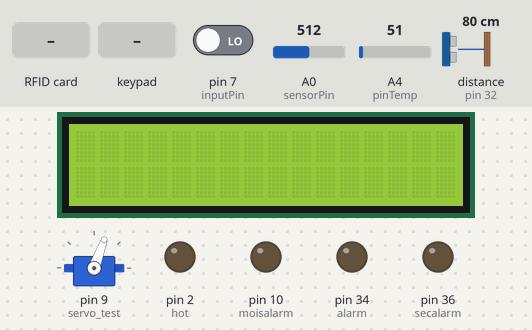
Recording of a sketch running on a simulated Arduino Mega 2560, built with avr-gcc and run on an emulated ATmega2560. Shown: servo, 16×2 character LCD, output pins drawn as LEDs (lit = HIGH). Wiring (inferred from the names in the program): ultrasonic range finder: trigger pin 30; echo pin 32. Inputs (shaded band) come from the test bench; at power-on: pin 7 (inputPin) LOW, A0 (sensorPin) = 512, A4 (pinTemp) = 51, distance to the obstacle (sensor on pin 32) 80 cm. The echo pulse lasts 58.3 µs per cm; pins used as bus, display or sensor lines are not drawn; what the sketch prints to the serial monitor is not drawn.

Above: at 1.3 s.
1.4 s: RFID card 1B BA CE 83 held to the reader
At 3.2 s:
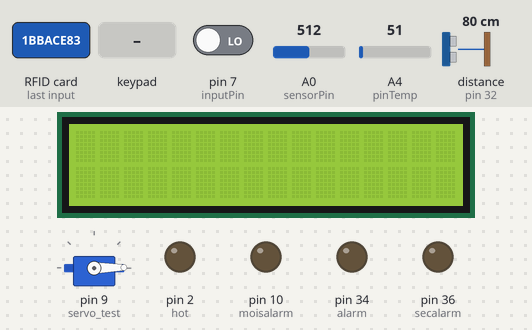
4.4 s: pin 7 (inputPin) driven HIGH
7.4 s: keypad keys 1 1 1 1 pressed 0.4 s apart
At 9.1 s:
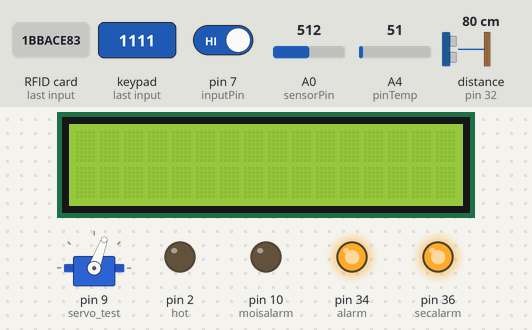
10.5 s: key '1' pressed
At 11.6 s:
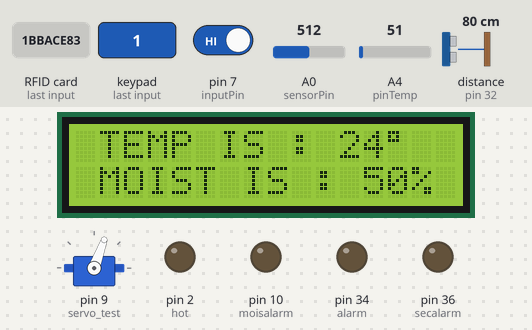
12.0 s: key '2' pressed
13.5 s: keypad keys 5 5 5 5 pressed 0.4 s apart
Timing chart, 0 to 16.5 s (numbered marks = the images above; inputs shaded):
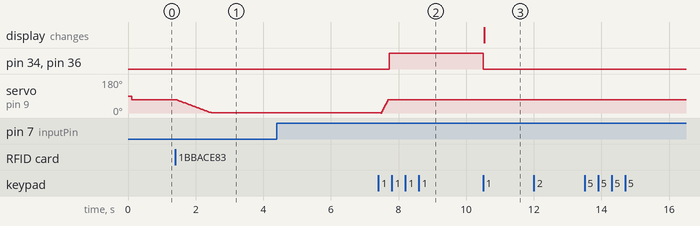

Measured:
- after the input at 1.4 s, servo on pin 9 (servo_test): moves from 70° to 1° over 1.0 s, starting at once
- after the input at 4.4 s, every drawn part: stays the same
- after the input at 10.5 s, pin 34 (alarm), pin 36 (secalarm): HIGH → LOW at once; the display: changes at once (image 3)
- after the input at 12.0 s, every drawn part: stays the same
- after the input at 13.5 s, every drawn part: stays the same

The sketch:

last_try_after_servo.ino
```cpp
#include "Keypad.h"
int a=0;
#include <SPI.h>
#include <MFRC522.h>
#define SS_PIN 53
#define RST_PIN 5
#include <Wire.h>
#include <Servo.h>
Servo servo_test;
#include <LiquidCrystal_I2C.h>
LiquidCrystal_I2C lcd(0x27, 16, 2);
MFRC522 mfrc522(SS_PIN, RST_PIN);   // Create MFRC522 instance.
const byte ROWS = 4; // four rows
const byte COLS = 3; // three columns
char keys[ROWS][COLS] =
{
  {'1', '2', '3' },
  {'4', '5', '6' },
  {'7', '8', '9' },
  {'*', '0', '#' }
};
byte rowPins[ROWS] = {46, 47, 48, 49};
byte colPins[COLS] = {43, 44, 45};
Keypad keypad = Keypad( makeKeymap(keys), rowPins, colPins, ROWS, COLS );
char KEY[4] = {'1', '1', '1', '1'};
char TURNONKEY[4] = {'5', '5', '5', '5'};
char attempt[4] = {0, 0, 0, 0};
int z = 0;
const int trigPin = 30;
const int echoPin = 32;
const int alarm = 34;
const int secalarm = 36;
long duration;
int distance;
int turnoff;
const int moisalarm = 10;
int sensorPin = A0;
int sensorValue = 0;
int percent = 0;
int pinTemp = A4;
const int hot = 2;
const int cold = 3;
int inputPin = 7;
int pirState = LOW;
int val = 0;
int angle = 70;
int dooropen = 0;


void setup()
{
  Serial.begin(9600);
  servo_test.attach(9);
  pinMode(inputPin, INPUT);
  pinMode(hot, OUTPUT);
  pinMode(cold, OUTPUT);
  digitalWrite(hot, LOW);
  digitalWrite(cold, LOW);
  pinMode(moisalarm, OUTPUT);
  lcd.init();
  lcd.backlight();
  lcd.setCursor(1, 0);
  SPI.begin();      // Initiate  SPI bus
  mfrc522.PCD_Init();   // Initiate MFRC522
  Serial.println("Approximate your card to the reader...");
  Serial.println();
  pinMode(trigPin, OUTPUT);
  pinMode(echoPin, INPUT);
  pinMode(alarm, OUTPUT);
  pinMode(secalarm, OUTPUT);
  servo_test.write(70);
  turnoff = 0;

}
void correctKEY()
{
  Serial.println(" KEY ACCEPTED...");
  digitalWrite(alarm, LOW);
  digitalWrite(secalarm, LOW);
  turnoff = 1;
}
void incorrectKEY()
{
  Serial.println("KEY REJECTED!");
}
void checkKEY()
{
  int correct = 0;
  int alarmon = 0;
  int i;
  for ( i = 0; i < 4 ; i++ )
  {
    if (attempt[i] == KEY[i])
    {
      correct++;
    }
    if (attempt[i] == TURNONKEY[i])
    {
      alarmon++;
    }
  }
  if (correct == 4)
  {
    correctKEY();
  }
  else
  {
    if (alarmon == 4) {
      turnoff = 0;
      Serial.println("Alarm ON");
    }
    else
      incorrectKEY();
  }
  for (int zz = 0; zz < 4; zz++) // clear previous key input
  {
    attempt[zz] = 0;
  }
}
void readKeypad()
{
  char key = keypad.getKey();
  if (key != NO_KEY) {
    for (int i = 0; i < 4; i++) {
      char key = keypad.getKey();
      if (key != NO_KEY) {
        Serial.println(key);
        attempt[i] = key;
      } else {
        i--;
      }
    }
    checkKEY();
  }
}
int convertToPercent(int value)
{
  int percentValue = 0;
  percentValue = map(value, 1023, 465, 0, 100);
  return percentValue;
}
void printValuesToSerial()
{
  Serial.print("\n\nAnalog Value: ");
  Serial.print(sensorValue);
  Serial.print("\nPercent: ");
  Serial.print(percent);
  Serial.print("%");
}
void security()
{
  if ( ! mfrc522.PICC_IsNewCardPresent())
  {
    return;
  }
  if ( ! mfrc522.PICC_ReadCardSerial())
  {
    return;
  }
  Serial.print("UID tag :");
  String content = "";
  byte letter;
  for (byte i = 0; i < mfrc522.uid.size; i++)
  {
    Serial.print(mfrc522.uid.uidByte[i] < 0x10 ? " 0" : " ");
    Serial.print(mfrc522.uid.uidByte[i], HEX);
    content.concat(String(mfrc522.uid.uidByte[i] < 0x10 ? " 0" : " "));
    content.concat(String(mfrc522.uid.uidByte[i], HEX));
  }
  Serial.println();
  Serial.print("Message : ");
  content.toUpperCase();
  if (content.substring(1) == "1B BA CE 83") //change here the UID of the card/cards that you want to give access
  {
    Serial.println("Authorized access");
    dooropen = 1;
  }
  else   {
    Serial.println(" Access denied");
  }
}
void door(int dooropen) {

  if (dooropen == 1 && a==0) {
    a=1;
    for (angle = 70; angle > 0; angle -= 1)
    {
      servo_test.write(angle);
      delay(15);
    }
    delay(5000);
    for (angle = 0; angle <= 70; angle += 5)
    {
      servo_test.write(angle);              //command to rotate the servo to the specified angle
      delay(15);
    }
    dooropen = 0;
  }
}
void loop()
{
  readKeypad();
  door(dooropen);
  if (turnoff != 1) {
    security();
    val = digitalRead(inputPin);  // read input value
    if (val == HIGH) {            // check if the input is HIGH
      // turn LED ON
      if (pirState == LOW) {
        // we have just turned on
        Serial.println("Motion detected!");
        digitalWrite(alarm, HIGH);
        digitalWrite(secalarm, HIGH);
        // We only want to print on the output change, not state
        pirState = HIGH;
      }

    } else {
      // turn LED OFF
      if (pirState == HIGH) {
        // we have just turned of
        Serial.println("Motion ended!");
        // We only want to print on the output change, not state
        pirState = LOW;
      }
    }
    digitalWrite(trigPin, LOW);
    delayMicroseconds(10);
    digitalWrite(trigPin, HIGH);
    delayMicroseconds(10);
    digitalWrite(trigPin, LOW);
    duration = pulseIn(echoPin, HIGH);
    distance = duration * 0.034 / 2;
    if (distance < 5) {
      digitalWrite(alarm, HIGH);
      digitalWrite(secalarm, HIGH);
    }
  }
  else {
    int temp = analogRead(pinTemp);
    temp = temp * 0.48828125;
    lcd.setCursor(1, 0);
    lcd.print("TEMP IS : ");
    lcd.print(temp);
    lcd.print((char)223);
    Serial.print("Temperature: ");
    Serial.print(temp);
    Serial.println("C");  //print the temperature status
    if (temp > 26)
      digitalWrite(hot, HIGH);
    else
      digitalWrite(hot, LOW);
    if (temp < 8)
      digitalWrite(cold, HIGH);
    else
      digitalWrite(cold, LOW);
    percent = map(analogRead(sensorPin), 0, 1023, 100, 0);
    printValuesToSerial();
    lcd.setCursor(1, 1);
    lcd.print("MOIST IS : ");
    lcd.print(percent);
    lcd.print("%");
    if (percent > 60)
      digitalWrite(moisalarm, HIGH);
    else
      digitalWrite(moisalarm, LOW);


    // Look for new cards

  }
}
```
